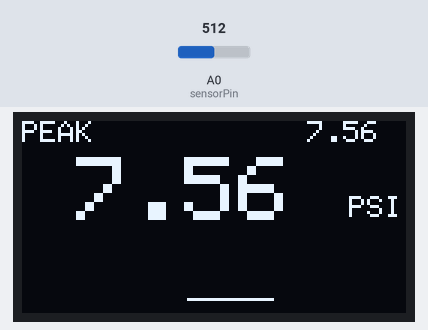
Simulated run of this sketch. Board: Arduino Uno, built with avr-gcc and run on an emulated ATmega328P. Shown: 128×64 one-colour display. The inputs (shaded band) are chosen by the test bench; at power-on: A0 (sensorPin) = 512. What the sketch prints to the serial monitor is not drawn.

Above: at 3.27 s.
3.3 s: A0 (sensorPin) set to 320
At 3.4 s:
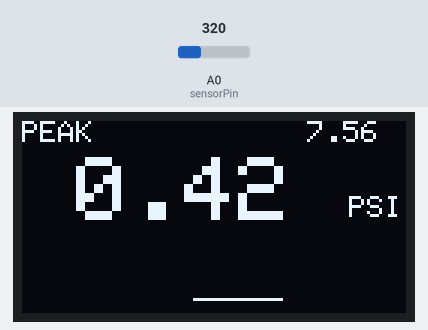
4.8 s: A0 (sensorPin) set to 292
At 5.59 s:
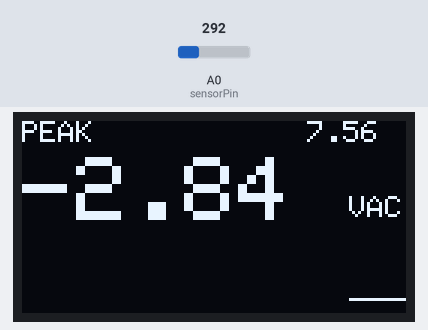
6.4 s: A0 (sensorPin) set to 511
At 10.5 s:
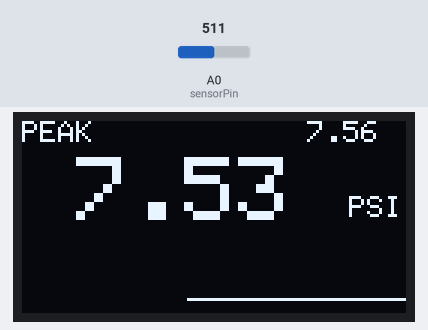

Measured:
- the behaviour switches between 309 and 308 on A0 (sensorPin) (found by bisection; images 1 and 2)
- after the input at 4.8 s, the display: first differs from a run without the input after 0.07 s (image 2 shows a later state)
- after the input at 6.4 s, the display: first changes at once (image 3 shows a later state)

The sketch:

BoostGauge.ino
```cpp
#include <Wire.h>
#include <Adafruit_GFX.h>
#include <Adafruit_SSD1306.h>
#define sensorPin A0

int OLED_RESET = 4;
Adafruit_SSD1306 display(OLED_RESET); //driver for the screen

float rawval = 0; // Setup raw sensor value
// peak
int boostPeakReset = 10000; // time in milis to reset peak value
float boostPeak = 0.00;
float boostMax = 0.00;
unsigned long boostPeakTimer = 0;

// log
float peakParsed = 0;
byte count;
byte sensorArray[128];
byte drawHeight;
boolean filled = 0; //decide either filled, or dot-display. 0==dot display.

void setup(){
  Serial.begin(9600); // start monitoring raw voltage for calibration
  display.begin(SSD1306_SWITCHCAPVCC); // 3.3V power supply
  display.clearDisplay(); // Clear the display and ram
  display.display();
  delay(2000); // display Adafruit logo for 2 seconds
  for (count = 0; count < 128; count++){ //zero all elements
    sensorArray[count] = 0;
  }
}

void loop(){
  //PEAK RIGHT UPPER CORNER
  display.setTextSize(1);
  display.setCursor(0, 0);
  display.println("PEAK");

  int boostmbar = map(analogRead(sensorPin), 21, 961, 100, 2600);
  rawval = analogRead(0); // Read MAP sensor raw value on analog port 0

  if (boostPeak < boostmbar && boostmbar > 0.50) {
    boostPeak = boostmbar;
    boostPeakTimer = millis();
    if (boostMax < boostPeak) {
      boostMax = boostPeak;
    }
  }
  else if (boostPeak > boostmbar && (millis() - boostPeakTimer) > boostPeakReset) {
   boostPeak = 0.00;
  }

  // log
  drawHeight = map(analogRead(A0), 0, 1023, 0, 25 );
  sensorArray[0] = drawHeight;
  for(count = 55; count < 128; count++){
    if(filled == false){
      display.drawPixel(count, 71 - sensorArray[count - 55], WHITE);
    }
    else
      display.drawLine(count, 1, count, 71 - sensorArray[count - 55], WHITE);
  }
  for (count = 80; count >= 2; count--){ // count down from 160 to 2
    sensorArray[count - 1] = sensorArray[count - 2];
  }

  peakParsed = ((boostPeak * 0.001) - 0.865)*14;
  display.setTextSize(1); //Display peak boost
  if(peakParsed < 0){
      display.setCursor(90, 0);
      display.println(peakParsed); // 0.97 = 970mbar atmospheric pressure correction
  }
  else{
    display.setCursor(95, 0);
    display.println(peakParsed); // 0.97 = 970mbar atmospheric pressure correction
  }

  if((((boostmbar * 0.001) - 0.865)*14) > 0){
    display.setTextSize(0.3);
    display.setCursor(109, 25);
    display.println("PSI");
    display.setTextColor(WHITE);
    display.setTextSize(3);
    display.setCursor(18, 12);
    display.println(((boostmbar * 0.001) - 0.865)*14);    // calibrated for a 2.5 bar sensor in Denver (+/- 1psi)
  }
  else if((((boostmbar  * 0.001) - 0.865)*14) < 0){
    display.setTextSize(0.3);
    display.setCursor(109, 25);
    display.println("VAC");
    display.setCursor(0, 12);
    display.setTextSize(3);
    display.println(((boostmbar * 0.001) - 0.865)*63.2);
  }

  delay(1);
  display.display();
  display.clearDisplay();

  Serial.print("Input from A0 is ");
  Serial.println(rawval);    // print the raw value from the sensor (0-100%)
  Serial.println(boostmbar);
  delay(10); // delay half second between numbers
}
```
